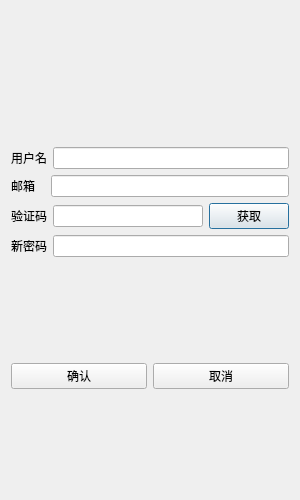
<?xml version="1.0" encoding="UTF-8"?>
<ui version="4.0">
 <class>ResetDialog</class>
 <widget class="QDialog" name="ResetDialog">
  <property name="geometry">
   <rect>
    <x>0</x>
    <y>0</y>
    <width>300</width>
    <height>500</height>
   </rect>
  </property>
  <property name="minimumSize">
   <size>
    <width>300</width>
    <height>500</height>
   </size>
  </property>
  <property name="maximumSize">
   <size>
    <width>300</width>
    <height>500</height>
   </size>
  </property>
  <property name="windowTitle">
   <string>ResetDialog</string>
  </property>
  <layout class="QVBoxLayout" name="verticalLayout_2">
   <item>
    <layout class="QHBoxLayout" name="horizontalLayout">
     <item>
      <widget class="QWidget" name="widget" native="true">
       <layout class="QVBoxLayout" name="verticalLayout_3">
        <item>
         <layout class="QVBoxLayout" name="verticalLayout">
          <item>
           <widget class="QLabel" name="err_tip">
            <property name="text">
             <string/>
            </property>
            <property name="alignment">
             <set>Qt::AlignmentFlag::AlignCenter</set>
            </property>
           </widget>
          </item>
         </layout>
        </item>
       </layout>
      </widget>
     </item>
    </layout>
   </item>
   <item>
    <layout class="QHBoxLayout" name="horizontalLayout_2">
     <item>
      <widget class="QLabel" name="user_label">
       <property name="text">
        <string>用户名</string>
       </property>
       <property name="scaledContents">
        <bool>true</bool>
       </property>
      </widget>
     </item>
     <item>
      <widget class="QLineEdit" name="user_edit">
       <property name="minimumSize">
        <size>
         <width>0</width>
         <height>0</height>
        </size>
       </property>
      </widget>
     </item>
    </layout>
   </item>
   <item>
    <layout class="QHBoxLayout" name="horizontalLayout_3">
     <item>
      <widget class="QLabel" name="email_label">
       <property name="text">
        <string>邮箱   </string>
       </property>
       <property name="scaledContents">
        <bool>true</bool>
       </property>
      </widget>
     </item>
     <item>
      <widget class="QLineEdit" name="email_edit">
       <property name="minimumSize">
        <size>
         <width>0</width>
         <height>0</height>
        </size>
       </property>
      </widget>
     </item>
    </layout>
   </item>
   <item>
    <layout class="QHBoxLayout" name="horizontalLayout_4">
     <item>
      <widget class="QLabel" name="variety_label">
       <property name="text">
        <string>验证码</string>
       </property>
       <property name="scaledContents">
        <bool>true</bool>
       </property>
      </widget>
     </item>
     <item>
      <widget class="QLineEdit" name="variety_edit"/>
     </item>
     <item>
      <widget class="TimerBtn" name="get_btn">
       <property name="text">
        <string>获取</string>
       </property>
      </widget>
     </item>
    </layout>
   </item>
   <item>
    <layout class="QHBoxLayout" name="horizontalLayout_6">
     <item>
      <widget class="QLabel" name="pass_label">
       <property name="text">
        <string>新密码</string>
       </property>
       <property name="scaledContents">
        <bool>true</bool>
       </property>
      </widget>
     </item>
     <item>
      <widget class="QLineEdit" name="pass_edit"/>
     </item>
    </layout>
   </item>
   <item>
    <spacer name="verticalSpacer_2">
     <property name="orientation">
      <enum>Qt::Orientation::Vertical</enum>
     </property>
     <property name="sizeType">
      <enum>QSizePolicy::Policy::Fixed</enum>
     </property>
     <property name="sizeHint" stdset="0">
      <size>
       <width>20</width>
       <height>100</height>
      </size>
     </property>
    </spacer>
   </item>
   <item>
    <layout class="QHBoxLayout" name="horizontalLayout_7">
     <item>
      <widget class="QPushButton" name="confirm_btn">
       <property name="text">
        <string>确认</string>
       </property>
      </widget>
     </item>
     <item>
      <widget class="QPushButton" name="cancel_btn">
       <property name="text">
        <string>取消</string>
       </property>
      </widget>
     </item>
    </layout>
   </item>
   <item>
    <spacer name="verticalSpacer">
     <property name="orientation">
      <enum>Qt::Orientation::Vertical</enum>
     </property>
     <property name="sizeType">
      <enum>QSizePolicy::Policy::Fixed</enum>
     </property>
     <property name="sizeHint" stdset="0">
      <size>
       <width>20</width>
       <height>100</height>
      </size>
     </property>
    </spacer>
   </item>
  </layout>
 </widget>
 <customwidgets>
  <customwidget>
   <class>TimerBtn</class>
   <extends>QPushButton</extends>
   <header location="global">timerbtn.h</header>
  </customwidget>
 </customwidgets>
 <resources/>
 <connections/>
</ui>
